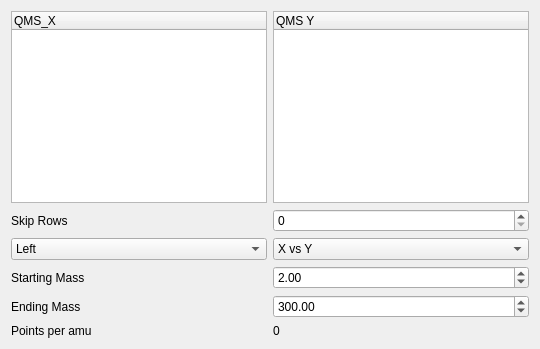
          <widget class="QWidget" name="tab_5">
           <attribute name="title">
            <string>Plot QMS</string>
           </attribute>
           <layout class="QGridLayout" name="gridLayout_6">
            <item row="0" column="0">
             <widget class="QTreeWidget" name="qmsx_tw">
              <column>
               <property name="text">
                <string>QMS_X</string>
               </property>
              </column>
             </widget>
            </item>
            <item row="0" column="1">
             <widget class="QTreeWidget" name="qmsy_tw">
              <column>
               <property name="text">
                <string>QMS Y</string>
               </property>
              </column>
             </widget>
            </item>
            <item row="1" column="0">
             <widget class="QLabel" name="label_6">
              <property name="text">
               <string>Skip Rows</string>
              </property>
             </widget>
            </item>
            <item row="1" column="1">
             <widget class="QSpinBox" name="skiprows_qms_sb"/>
            </item>
            <item row="5" column="0">
             <widget class="QLabel" name="label_3">
              <property name="text">
               <string>Starting Mass</string>
              </property>
             </widget>
            </item>
            <item row="2" column="0">
             <widget class="QComboBox" name="plot_side_cb">
              <item>
               <property name="text">
                <string>Left</string>
               </property>
              </item>
              <item>
               <property name="text">
                <string>Right</string>
               </property>
              </item>
             </widget>
            </item>
            <item row="7" column="1">
             <widget class="QLabel" name="pointsperamu_label">
              <property name="text">
               <string>0</string>
              </property>
             </widget>
            </item>
            <item row="7" column="0">
             <widget class="QLabel" name="label_5">
              <property name="text">
               <string>Points per amu</string>
              </property>
             </widget>
            </item>
            <item row="6" column="0">
             <widget class="QLabel" name="label_4">
              <property name="text">
               <string>Ending Mass</string>
              </property>
             </widget>
            </item>
            <item row="5" column="1">
             <widget class="QDoubleSpinBox" name="mass_start_dsb">
              <property name="maximum">
               <double>1000.000000000000000</double>
              </property>
              <property name="value">
               <double>2.000000000000000</double>
              </property>
             </widget>
            </item>
            <item row="6" column="1">
             <widget class="QDoubleSpinBox" name="mass_end_dsb">
              <property name="maximum">
               <double>1000.000000000000000</double>
              </property>
              <property name="value">
               <double>300.000000000000000</double>
              </property>
             </widget>
            </item>
            <item row="2" column="1">
             <widget class="QComboBox" name="plottype_cb">
              <item>
               <property name="text">
                <string>X vs Y</string>
               </property>
              </item>
              <item>
               <property name="text">
                <string>Mass Spectrum</string>
               </property>
              </item>
             </widget>
            </item>
           </layout>
          </widget>
